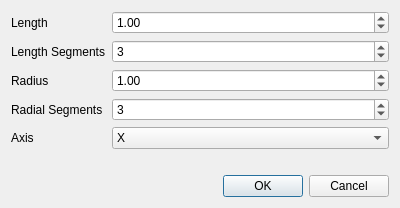
<?xml version="1.0" encoding="UTF-8"?>
<ui version="4.0">
 <class>CylinderParametersDialog</class>
 <widget class="QDialog" name="CylinderParametersDialog">
  <property name="windowModality">
   <enum>Qt::ApplicationModal</enum>
  </property>
  <property name="geometry">
   <rect>
    <x>0</x>
    <y>0</y>
    <width>400</width>
    <height>208</height>
   </rect>
  </property>
  <property name="minimumSize">
   <size>
    <width>400</width>
    <height>208</height>
   </size>
  </property>
  <property name="windowTitle">
   <string>Cylinder Parameters</string>
  </property>
  <layout class="QGridLayout" name="gridLayout">
   <item row="0" column="0">
    <layout class="QFormLayout" name="formLayout">
     <item row="0" column="0">
      <widget class="QLabel" name="lengthLabel">
       <property name="text">
        <string>Length</string>
       </property>
      </widget>
     </item>
     <item row="1" column="0">
      <widget class="QLabel" name="lengthSegmentsLabel">
       <property name="text">
        <string>Length Segments</string>
       </property>
      </widget>
     </item>
     <item row="1" column="1">
      <widget class="QSpinBox" name="lengthSegmentsSpinBox">
       <property name="minimum">
        <number>1</number>
       </property>
       <property name="value">
        <number>3</number>
       </property>
      </widget>
     </item>
     <item row="2" column="0">
      <widget class="QLabel" name="radiusLabel">
       <property name="text">
        <string>Radius</string>
       </property>
      </widget>
     </item>
     <item row="3" column="0">
      <widget class="QLabel" name="radialSegmentsLabel">
       <property name="text">
        <string>Radial Segments</string>
       </property>
      </widget>
     </item>
     <item row="3" column="1">
      <widget class="QSpinBox" name="radialSegmentsSpinBox">
       <property name="minimum">
        <number>1</number>
       </property>
       <property name="value">
        <number>3</number>
       </property>
      </widget>
     </item>
     <item row="4" column="0">
      <widget class="QLabel" name="axisLabel">
       <property name="text">
        <string>Axis</string>
       </property>
      </widget>
     </item>
     <item row="4" column="1">
      <widget class="QComboBox" name="axisComboBox">
       <item>
        <property name="text">
         <string>X</string>
        </property>
       </item>
       <item>
        <property name="text">
         <string>Y</string>
        </property>
       </item>
       <item>
        <property name="text">
         <string>Z</string>
        </property>
       </item>
      </widget>
     </item>
     <item row="0" column="1">
      <widget class="QDoubleSpinBox" name="lengthDoubleSpinBox">
       <property name="maximum">
        <double>99999.990000000005239</double>
       </property>
       <property name="singleStep">
        <double>0.010000000000000</double>
       </property>
       <property name="value">
        <double>1.000000000000000</double>
       </property>
      </widget>
     </item>
     <item row="2" column="1">
      <widget class="QDoubleSpinBox" name="radiusDoubleSpinBox">
       <property name="singleStep">
        <double>0.010000000000000</double>
       </property>
       <property name="value">
        <double>1.000000000000000</double>
       </property>
      </widget>
     </item>
    </layout>
   </item>
   <item row="1" column="0">
    <widget class="QDialogButtonBox" name="buttonBox">
     <property name="orientation">
      <enum>Qt::Horizontal</enum>
     </property>
     <property name="standardButtons">
      <set>QDialogButtonBox::Cancel|QDialogButtonBox::Ok</set>
     </property>
    </widget>
   </item>
  </layout>
 </widget>
 <tabstops>
  <tabstop>lengthDoubleSpinBox</tabstop>
  <tabstop>lengthSegmentsSpinBox</tabstop>
  <tabstop>radiusDoubleSpinBox</tabstop>
  <tabstop>radialSegmentsSpinBox</tabstop>
  <tabstop>axisComboBox</tabstop>
 </tabstops>
 <resources/>
 <connections>
  <connection>
   <sender>buttonBox</sender>
   <signal>accepted()</signal>
   <receiver>CylinderParametersDialog</receiver>
   <slot>accept()</slot>
   <hints>
    <hint type="sourcelabel">
     <x>248</x>
     <y>254</y>
    </hint>
    <hint type="destinationlabel">
     <x>157</x>
     <y>274</y>
    </hint>
   </hints>
  </connection>
  <connection>
   <sender>buttonBox</sender>
   <signal>rejected()</signal>
   <receiver>CylinderParametersDialog</receiver>
   <slot>reject()</slot>
   <hints>
    <hint type="sourcelabel">
     <x>316</x>
     <y>260</y>
    </hint>
    <hint type="destinationlabel">
     <x>286</x>
     <y>274</y>
    </hint>
   </hints>
  </connection>
 </connections>
</ui>
